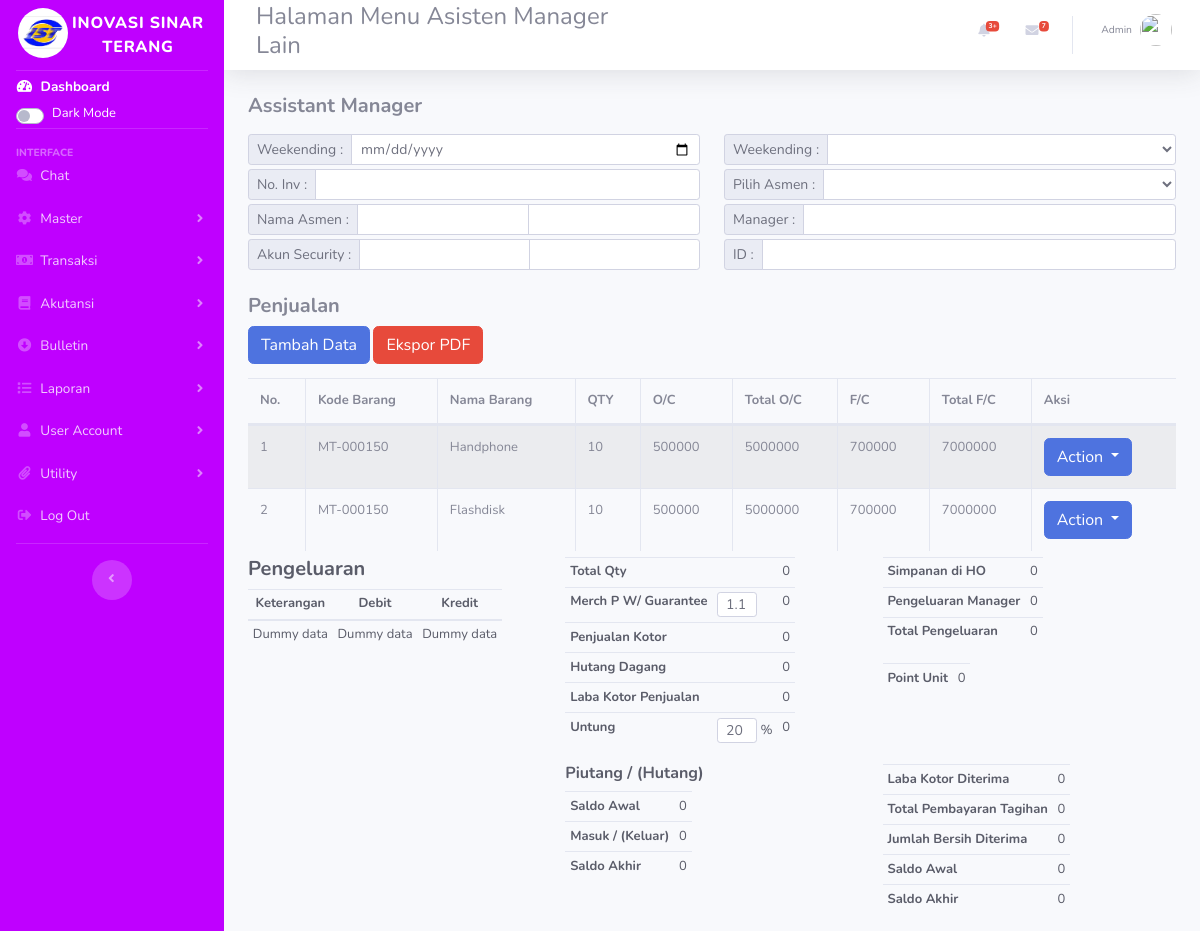
The page /index.php/asst_manager on the database its author committed.
### tables this page shows
CREATE TABLE `manager` (
  `id` int(11) NOT NULL,
  `kode_id` varchar(50) NOT NULL,
  `tgl` varchar(10) NOT NULL,
  `no_invoice` varchar(100) NOT NULL,
  `kode` varchar(50) NOT NULL,
  `nama` varchar(50) NOT NULL,
  `qty` varchar(50) NOT NULL,
  `otc` varchar(50) NOT NULL,
  `totalotc` varchar(50) NOT NULL,
  `ftc` varchar(50) NOT NULL,
  `totalftc` varchar(50) NOT NULL,
  `telah_diproses` enum('T','Y') NOT NULL
);

### application/controllers/Asst_manager.php (called while the page is built, shortened)
<?php
class Asst_Manager extends CI_Controller {
    public function __construct(){
        $this->load->model('M_manager');
        $this->load->library('form_validation');
    }
    public function index(){
        $topik['judul'] = 'Halaman Menu Asisten Manager Lain';
        $data['manager'] = $this->M_manager->tampil_data();
        $this->load->view('templates/header',$topik);
        $this->load->view('asst_manager/index',$data);
        $this->load->view('templates/footer');
    }
}

### index.php (called while the page is built, shortened)
<?php
require_once BASEPATH.'core/CodeIgniter.php';

### application/models/M_manager.php (called while the page is built, shortened)
<?php
class M_manager extends CI_Model{
    public function tampil_data() {
      return $this->db->get('manager')->result_array();
    }
}

### application/views/asst_manager/index.php (the view, shortened to what this page needs)
<div class="container-fluid">
    <h5 class="text-bold">
        Assistant Manager
    </h5>
    <div class="row mt-3 mb-2">
    <div class="col-lg-6">
        <form action="" method="post">
            <div class="input-group input-group-sm">
                <div class="input-group-prepend">
                    <label for="weekending" class="input-group-text">Weekending :</label>
                </div>
                <input type="date" name="weekending" id="weekending" class="form-control form-control-sm">
            </div>
            <div class="input-group input-group-sm mt-1">
                <div class="input-group-prepend">
                    <label for="noinv" class="input-group-text">No. Inv :</label>
                </div>
                <input type="text" name="noinv" id="noinv" class="form-control form-control-sm">
            </div>
            <div class="input-group input-group-sm mt-1">
                <div class="input-group-prepend">
                    <label for="pilmanager" class="input-group-text">Nama Asmen :</label>
                </div>
                <input type="text" name="pilmanager" id="pilmanager" class="form-control form-control-sm">
                <input type="text" name="pilmanager" id="pilmanager" class="form-control form-control-sm">
            </div>
            <div class="input-group input-group-sm mt-1">
                <div class="input-group-prepend">
                    <label for="security" class="input-group-text">Akun Security :</label>
                </div>
                <input type="text" name="security" id="security" class="form-control form-control-sm">
                <input type="text" name="security" id="security" class="form-control form-control-sm">
            </div>
        </form>
    </div>
    <div class="col-lg-6">
        <form action="" method="post">
        <div class="input-group input-group-sm mb-1">
                <div class="input-group-prepend">
                    <label for="jabatan" class="input-group-text">Weekending :</label>
                </div>
                <select name="jabatan" id="jabatan" class="form-control form-control-sm">
                    <option value=""></option>
                    <option value="">Pilih Weekending Up</option>
                </select>
            </div>
            <div class="input-group input-group-sm">
                <div class="input-group-prepend">
                    <label for="jabatan" class="input-group-text">Pilih Asmen :</label>
                </div>
                <select name="jabatan" id="jabatan" class="form-control form-control-sm">
                    <option value=""></option>
                    <option value="">Branch Manager</option>
                </select>
            </div>
                <div class="input-group input-group-sm mt-1">
                    <div class="input-group-prepend">
                        <label for="manager" class="input-group-text">Manager :</label>
                    </div>
                        <input type="text" class="form-control">
                </div>
            <div class="input-group input-group-sm mt-1">
            <div class="input-group-prepend">
                        <label for="manager" class="input-group-text">ID :</label>
                    </div>
                    <input type="text" class="form-control">
            </div>
        </form>
    </div>
</div>
    <h5 class="text-bold mt-4">Penjualan</h5>
    <a href="<?= base_url('asst_manager/tambah');?>" class="btn btn-primary mb-2">Tambah Data</a>
    <a href="<?= base_url('asst_manager/tambah');?>" class="btn btn-danger mb-2">Ekspor PDF</a>
    <div class="table-responsive">
        <table id="mytable" class="table table-striped table-bordered table-hover table-full-width dataTable" cellspacing="0" width="" style="font-size: small;">
                <thead>
                    <tr >
                        <th>No.</th>
                        <th>Kode Barang</th>
                        <th>Nama Barang</th>
                        <th>QTY</th>
                        <th>O/C</th>
                        <th>Total O/C</th>
                        <th>F/C</th>
                        <th>Total F/C</th>
                        <th>Aksi</th>
                    </tr>
                </thead>
                <tbody>
                    <?php $i=1;?>
                    <?php foreach ($manager as $man): ?>
                    <tr>
                        <td width="">
                            <?php echo $i;?>
                        </td>
                        <td>
                            <?php echo $man['kode_id'] ?>
                        </td>
                        <td width="">
                            <?php echo $man['nama'] ?>
                        </td>
                        <td>
                            <?php echo $man['qty'] ?>
                        </td>
                        <td>
                            <?php echo $man['otc'] ?>
                        </td>
                        <td>
                            <?php echo $man['totalotc'] ?>
                        </td>
                        <td class="">
                            <?php echo $man['ftc']?>
                        </td>
                        <td class="">
                            <?php echo $man['totalftc']?>
                        </td>
                        <td>
                        <div class="btn-group" >
                            <button type="button" class="btn btn-primary dropdown-toggle" data-toggle="dropdown" aria-haspopup="true" aria-expanded="false">
                                Action
                            </button>
                        </div>
                        </td>
                    </tr>
                    <?php $i++;?>
                    <?php endforeach; ?>
                </tbody>
            </table>
        </div>
    </div>
    <div class="container">
    <div class="row">
                <div class="col-lg-4">
                    <h5 class="text-dark text-bold">Pengeluaran</h5>
                    <table class="table table-responsive text-center table-sm text-dark mt-2" width="100%" cellspacing="0">
                        <thead>
                            <tr>
                                <th>Keterangan</th>
                                <th>Debit</th>
                                <th>Kredit</th>
                            </tr>
                        </thead>
                        <tbody>
                            <tr>
                                <td>Dummy data</td>
                                <td>Dummy data</td>
                                <td>Dummy data</td>
                            </tr>
                        </tbody>
                    </table>
                </div>
                <div class="col-lg-4">
                    <table class="table table-responsive table-sm text-dark" width="100%" cellspacing="0">
                        <tbody>
                            <tr>
                                <th colspan="2">Total Qty</th>
                                <td>0</td>
                            </tr>
                            <tr>
                                <th>Merch P W/ Guarantee
                                </th>
                                <td>
                                    <input type="text" name="merchpw" id="merchpw" class="form-control form-control-sm" value="1.1" style="height: 25px; width: 40px;">
                                </td>
                                <td>0</td>
                            </tr>
                            <tr>
                                <th colspan="2">Penjualan Kotor</th>
                                <td>0</td>
                            </tr>
                            <tr>
                                <th colspan="2">Hutang Dagang</th>
                                <td>0</td>
                            </tr>
                            <tr>
                                <th colspan="2">Laba Kotor Penjualan</th>
                                <td>0</td>
                            </tr>
                            <tr>
                                <th>Untung</th>
                                <td>
                                    <div class="form-inline">
                                        <input type="text" name="untung" id="untung" class="form-control form-control-sm" value="20" style="height: 25px; width: 40px;">&nbsp;
                                        <span>%</span>
                                    </div>
                                </td>
                                <td>0</td>
                            </tr>
                        </tbody>
                    </table>
                </div>
                <div class="col-lg-4">
                    <table class="table table-responsive table-sm text-dark" width="100%" cellspacing="0">
                        <tbody>
                            <tr>
                                <th>Simpanan di HO</th>
                                <td class="text-right">0</td>
                            </tr>
                            <tr>
                                <th>Pengeluaran Manager</th>
                                <td class="text-right">0</td>
                            </tr>
                            <tr>
                                <th>Total Pengeluaran</th>
                                <td class="text-right">0</td>
                            </tr>
                        </tbody>
                    </table>
                    <table class="table table-responsive table-sm text-dark" width="100%" cellspacing="0">
                        <tbody>
                            <tr>
                                <th>Point Unit</th>
                                <td class="text-right">0</td>
                            </tr>
                        </tbody>
                    </table>
                </div>
                <div class="col-lg-4 offset-lg-4">
                    <h6 class="text-dark text-bold">Piutang / (Hutang)</h6>
                    <table class="table table-responsive table-sm text-dark" width="100%" cellspacing="0">
                        <tbody>
                            <tr>
                                <th>Saldo Awal</th>
                                <td>0</td>
                            </tr>
                            <tr>
                                <th>Masuk / (Keluar)</th>
                                <td>0</td>
                            </tr>
                            <tr>
                                <th>Saldo Akhir</th>
                                <td>0</td>
                            </tr>
                        </tbody>
                </table>
            </div>
            <div class="col-lg-4">
                <table class="table table-responsive table-sm text-dark" width="100%" cellspacing="0">
                    <tbody>
                        <tr>
                            <th>Laba Kotor Diterima</th>
                            <td class="text-right">0</td>
                        </tr>
                        <tr>
                            <th>Total Pembayaran Tagihan</th>
                            <td class="text-right">0</td>
                        </tr>
                        <tr>
                            <th>Jumlah Bersih Diterima</th>
                            <td class="text-right">0</td>
                        </tr>
                        <tr>
                            <th>Saldo Awal</th>
                            <td class="text-right">0</td>
                        </tr>
                        <tr>
                            <th>Saldo Akhir</th>
                            <td class="text-right">0</td>
                        </tr>
                    </tbody>
                </table>
            </div>
        </div>

### application/views/templates/header.php (style rules this page uses)
.text-bold { font-weight: bold; }

### rows shown on the page
manager: kode "MT-000150", nama "Handphone", qty "10", otc "500000", totalotc "5000000", ftc "700000", totalftc "7000000"
manager: kode "MT-000150", nama "Flashdisk", qty "10", otc "500000", totalotc "5000000", ftc "700000", totalftc "7000000"

### other values the page prints
$judul "Halaman Menu Asisten Manager Lain"
